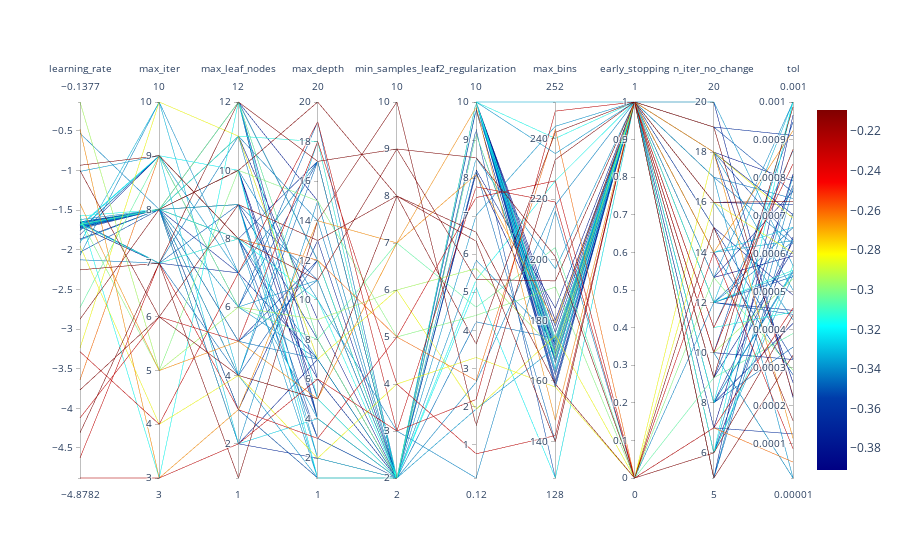

Notebook code for this chart:
### Markdown cell above
## Parallel Coordinates Plot

### Code cell
spot_tuner.parallel_plot()
